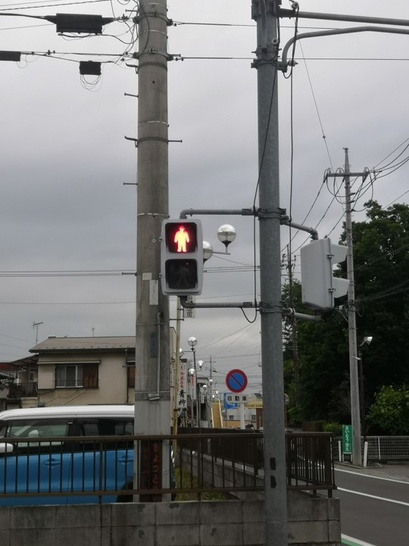
#> input picture images/ped_lights_image_2_45.jpg, 409 x 546 px, shrunk from 540 x 720 before the run; its folder holds 6 pictures in this run
$ python detect_color.py
#> lines starting #> are read from the running program, lines starting #| are printed output that depends on the picture; after the words box and inside, x2 and y2 are one past the last pixel; in counts of white or black regions, pixels touching at a corner belong together
import cv2
import numpy as np

def detect_color(file_name, red1_range, red2_range, green_range, save_path_dir):
#> called with file_name = 'ped_lights_image_2_45.jpg', save_path_dir = './output3/'
    img = cv2.imread("./images/" + file_name)
#> img is the input picture: shape (546, 409, 3); mean B, G, R 118.1, 118.4, 117.2

    # 2_19のみ画像を切り取る
    # (146, 96) (344, 366)
    # img = img[96:366, 146:344]

    hsv = cv2.cvtColor(img, cv2.COLOR_BGR2HSV)
#> hsv: shape (546, 409, 3); mean H, S, V 71.1, 33.1, 122
    # red
    lower_color = np.array(red1_range[0])
    upper_color = np.array(red1_range[1])
    frame_mask1 = cv2.inRange(hsv, lower_color, upper_color)
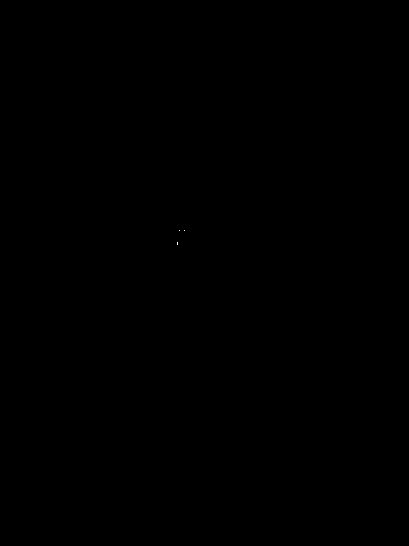
#> frame_mask1: shape (546, 409); 0% white in thin lines or dots, all inside (x1, y1, x2, y2) = (177, 230, 185, 245)

    lower_color = np.array(red2_range[0])
    upper_color = np.array(red2_range[1])
    frame_mask2 = cv2.inRange(hsv, lower_color, upper_color)
#> frame_mask2: shape (546, 409); 0.01% white in thin lines or dots, all inside (x1, y1, x2, y2) = (174, 226, 187, 246)

    # green
    lower_color = np.array(green_range[0])
    upper_color = np.array(green_range[1])
    frame_mask3 = cv2.inRange(hsv, lower_color, upper_color)
#> frame_mask3: shape (546, 409); every value is 0

    frame_mask = frame_mask1 + frame_mask2 + frame_mask3

    # 割合検出
    red_ratio = np.sum(frame_mask1+frame_mask2)
#> red_ratio = 5100
    green_ratio = np.sum(frame_mask3)
#> green_ratio = 0
    if red_ratio > green_ratio:
        print("Red")
    elif green_ratio > red_ratio:
        print("Green")
    else:
        print("Doesn't detect color")

    # 論理演算で色検出
    dst = cv2.bitwise_and(img,img, mask=frame_mask)
    # cv2.imshow("img",frame_mask)
    cv2.imshow("img", dst)
    if cv2.waitKey(0) & 0xFF == ord("q"):
#> (key q is pressed here)
        cv2.destroyAllWindows()

    cv2.imwrite(save_path_dir + file_name, dst)


file_names = [
    # 青
    "ped_lights_image_2_79.jpg",
    "ped_lights_image_2_19.jpg",
    "ped_lights_image_2_33.jpg",

    # 赤
    "ped_lights_image_2_71.jpg",
    "ped_lights_image_2_45.jpg",
    "ped_lights_image_2_20.jpg",

]

if __name__ == "__main__":
    # np.array([h色相, s彩度, v明度])
    red1_range = [[0, 150, 150], [30, 255, 255]]
    red2_range = [[150, 150, 150], [179, 255, 255]]
    green_range = [[30, 150, 150], [90, 255, 255]]
    save_path_dir = "./output3/"

    file_name = file_names[4]

    detect_color(
        file_name = file_name,
        red1_range = red1_range,
        red2_range = red2_range,
        green_range = green_range,
        save_path_dir = save_path_dir,
    )
